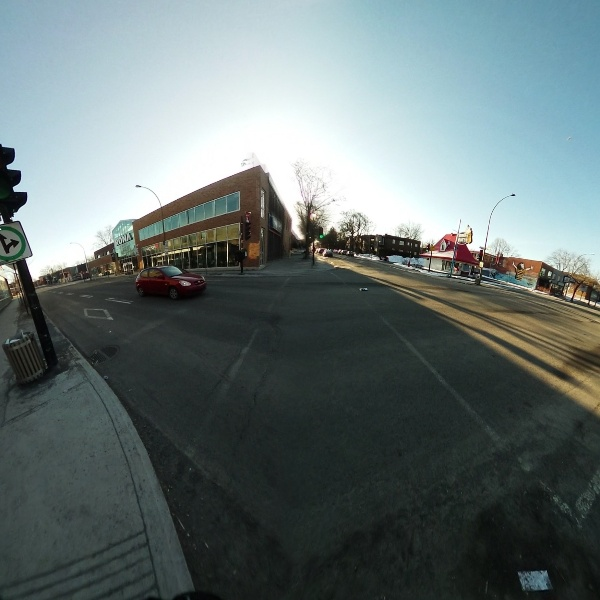
#> input picture data_processing/labelled_360/1099.jpg, 600 x 600 px
$ python 360_data_pipeline.py
#> lines starting #> are read from the running program, lines starting #| are printed output that depends on the picture; after the words box and inside, x2 and y2 are one past the last pixel; in counts of white or black regions, pixels touching at a corner belong together
### data_processing/label_cam_img.py
import cv2
import glob
import os

# Mapping on keyboard obtained through trial and error. For Mac
actions = {
    '0': 48,
    '1': 49,
    '2': 50,
    '3': 51,
    '4': 52,
    '5': 53,
    '6': 54,
    '7': 55,
    '9': 57,
}

"""
Script modified for CV-Aid Design project at McGill,
original author Roger: https://github.com/roggirg/labelling_street_veer,

This script allows user to label the data interactively by using keyboard.

"""
class IMG_LABELLER():
    def label_all(self,root_path):
#> called with root_path = './labelled_360'
        print(root_path)
        DIR_UNLABELLED = root_path
        DIR_ARCHIVE = DIR_UNLABELLED+"/archives/"
        DIR_LABELLED = root_path + "/labelled_data/"
        DISCARD = root_path +"/discard/"
        if not os.path.isdir(DIR_ARCHIVE):
            os.mkdir(DIR_ARCHIVE)
        init_idx = len(glob.glob(DIR_ARCHIVE+"*.jpg"))

        if not os.path.isdir(DIR_LABELLED):
            os.mkdir(DIR_LABELLED)

        if not os.path.isdir(DISCARD):
            os.mkdir(DISCARD)

        for i in range(len(actions)):
            if not os.path.isdir(DIR_LABELLED+str(i)):
                os.mkdir(DIR_LABELLED+str(i))

        all_fnames = sorted(glob.glob(DIR_UNLABELLED+"/*.jpg"))
        print("Number of Frames: ", len(all_fnames))
        for img_idx, fname in enumerate(all_fnames):
            if img_idx % 100 == 0:
                print("Number of completed images: ", str(init_idx+img_idx+1))
            image = cv2.imread(fname)
#> image is the input picture: shape (600, 600, 3); mean B, G, R 116, 116.2, 103.8
            image = cv2.resize(image, (684, 684))
#> image: shape (684, 684, 3)

            # make a copy to not save lines
            orig_img = cv2.resize(image.copy(), (224, 224))

            # Put vertical lines and text
            font                   = cv2.FONT_HERSHEY_SIMPLEX
            bottomLeftCornerOfText = (10,500)
            fontScale              = 1
            fontColor              = (0,0,255)
            lineType               = 2

            x = image.shape[1]//8
#> x = 85
            line = 0
            for i in range(10):
                cv2.line(image, (line, 0), (line, image.shape[0]), (0,0,255), 2)
                cv2.putText(image,
                    str(i),
                    (line,30),
                    font,
                    fontScale,
                    fontColor,
                    lineType)
                line += int(x)
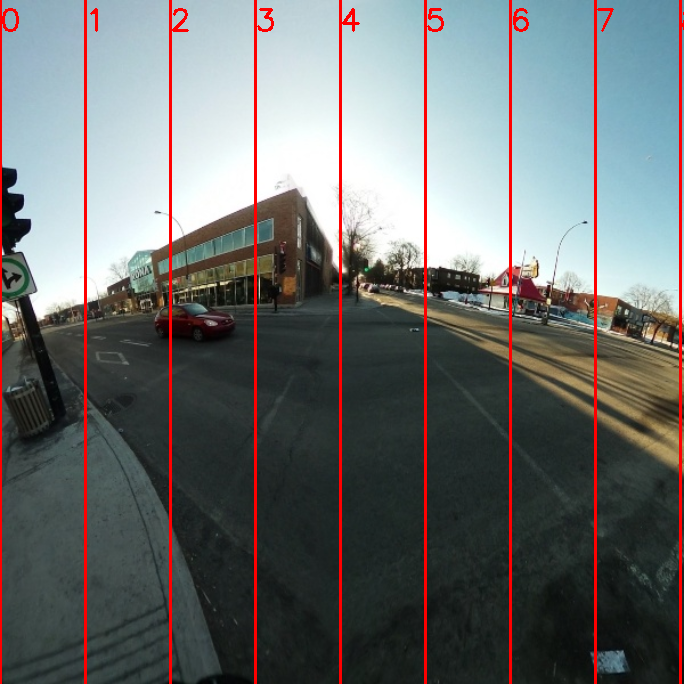
#> image: shape (684, 684, 3); mean B, G, R 110.9, 111.2, 109.7
#> after the loop, line = 850
            cv2.putText(
                image, "If the image is bad, use 9 to discard",
                (150,670),
                font,
                0.8,
                fontColor,
                1)
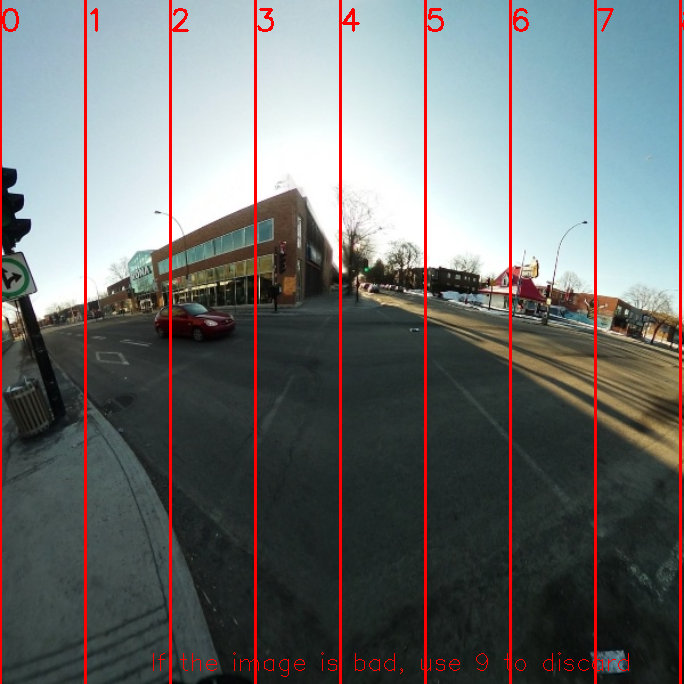
#> image: shape (684, 684, 3); 0.19% of pixels changed, all inside (x1, y1, x2, y2) = (153, 652, 629, 677)
            labelled = 0

            #Positioning frame properly on screen
            windowName = "Centered Window"
            cv2.namedWindow(windowName)
            #Change the x,y coordinate to center the frame on your screen
            #Size that works best for Adeeb's display - (monitor: -1000, -1000. Laptop screen: 200, 30)
            cv2.moveWindow(windowName, 200, 30)
            cv2.imshow(windowName, image)

            while labelled == 0:
                read_key = 0xFF & cv2.waitKey()
#> (key q is pressed here)

                if read_key in actions.values():
                    label = int([key for (key, value) in actions.items() if value == read_key][0])
                    print("Selected: " + str(label));
                    if(label==9):
                        new_fname = DISCARD+str(label)+"/%05d.jpg" % (img_idx+init_idx)
                        cv2.imwrite(new_fname, orig_img)
                        print("discard: "+new_fname)
                        labelled = 1
                    else:
                        new_fname = DIR_LABELLED+str(label)+"/%05d.jpg" % (img_idx+init_idx)
                        cv2.imwrite(new_fname, orig_img)

                        if label != 0 or label != 4:
                            rotated_img = cv2.flip(orig_img, 1)
                            new_label = len(actions) - label
                            new_fname = DIR_LABELLED+str(new_label)+"/%05d.jpg" % (img_idx+init_idx)
                            cv2.imwrite(new_fname, rotated_img)

                    os.rename(fname, DIR_ARCHIVE+"%05d.jpg" % (img_idx+init_idx))
                    labelled = 1

            cv2.destroyAllWindows()

### data_processing/360_data_pipeline.py
import shutil
import fnmatch
import os
import numpy as np
import cv2
import imutils
import subprocess
import subprocess
from label_cam_img import IMG_LABELLER
from undistort import util
"""
Script written for CV-Aid Design project at McGill
@author jamestang
@version 1.1
This script preprocess the images obtained from 360 glass, and apply synchronize stiching
Modifies only the parameter ORBI_DATA_ROOT for orginal dataset.
and PROCESSED_ORBI_ROOT for where to store the processed images.

"""

# modify these two parameters according to folder structure
ORBI_DATA_ROOT = '../../CV_VI_original_data/201901-201904/'
# ORBI_DATA_ROOT = '../orbi_sample/'
# PROCESSED_ORBI_ROOT = '../orbi_sample_processed/'
PROCESSED_ORBI_ROOT = './labelled_360/'
# PROCESSED_ORBI_ROOT = '../orbi_360_processed/'
# PROCESSED_ORBI_ROOT = '../orbi_to_cam_processed/'
# modify this file to specify the size of the final image
ADJ_SIZE = (426,240)
ADJ_SIZE2 = (1920,1080)
ADJ_SIZE3 = (600,600)


# git add .; git commit -m "more data"; git push origin master
class DATA_PIPELINE():
    def __init__(self):
        # determine if we are using OpenCV v3.X
        # self.isv3 = imutils.is_cv3(or_better=True)
        pass
    # rotate image and replace original image
    # [307 lines left out: functions rotate_img, detectAndDescribe, bf_match, matchKeypoints, stitch, process_all_undistort_stitch and 2 more, not called in this run]

    def label_all_360(self):
        print("start labelling now")
        # init image utility object
        iu = IMG_LABELLER()
        print("labeling images")
        iu.label_all("./labelled_360")

dp = DATA_PIPELINE()
# dp.process_all_undistort()
# dp.process_all_undistort_stitch()
# dp.label_all_img()
dp.label_all_360()
